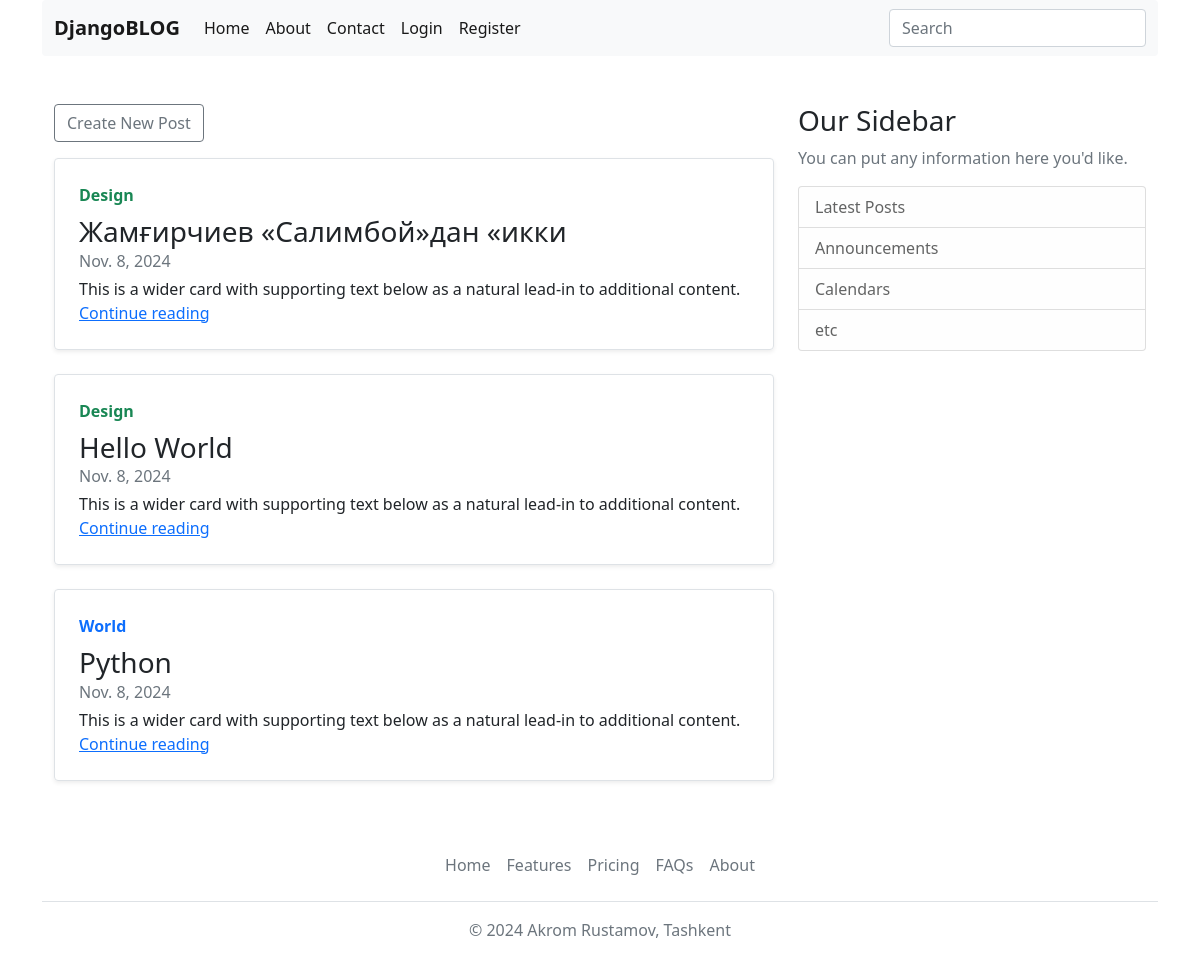
/post/user/, run on an earlier commit of the app's database.
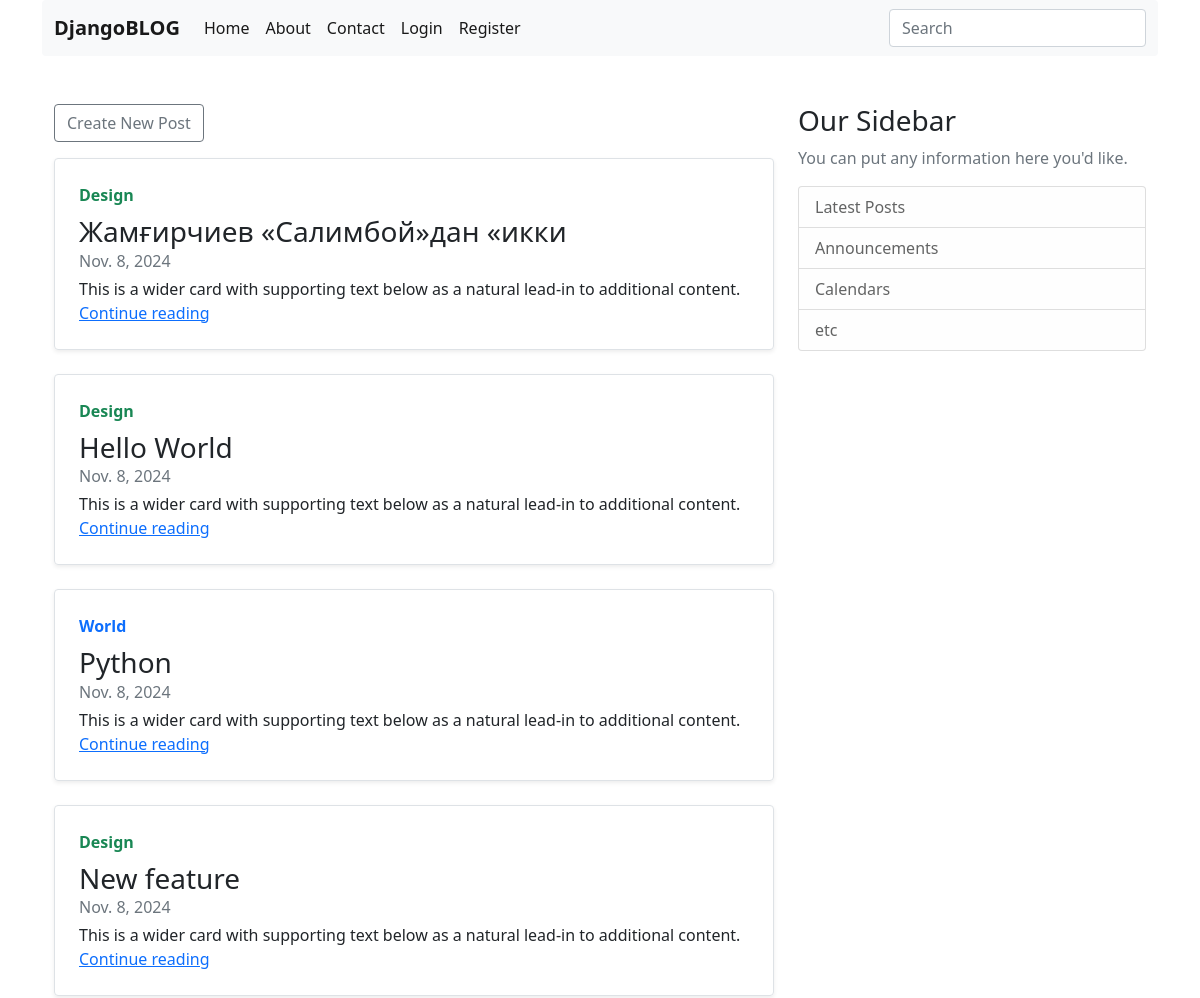
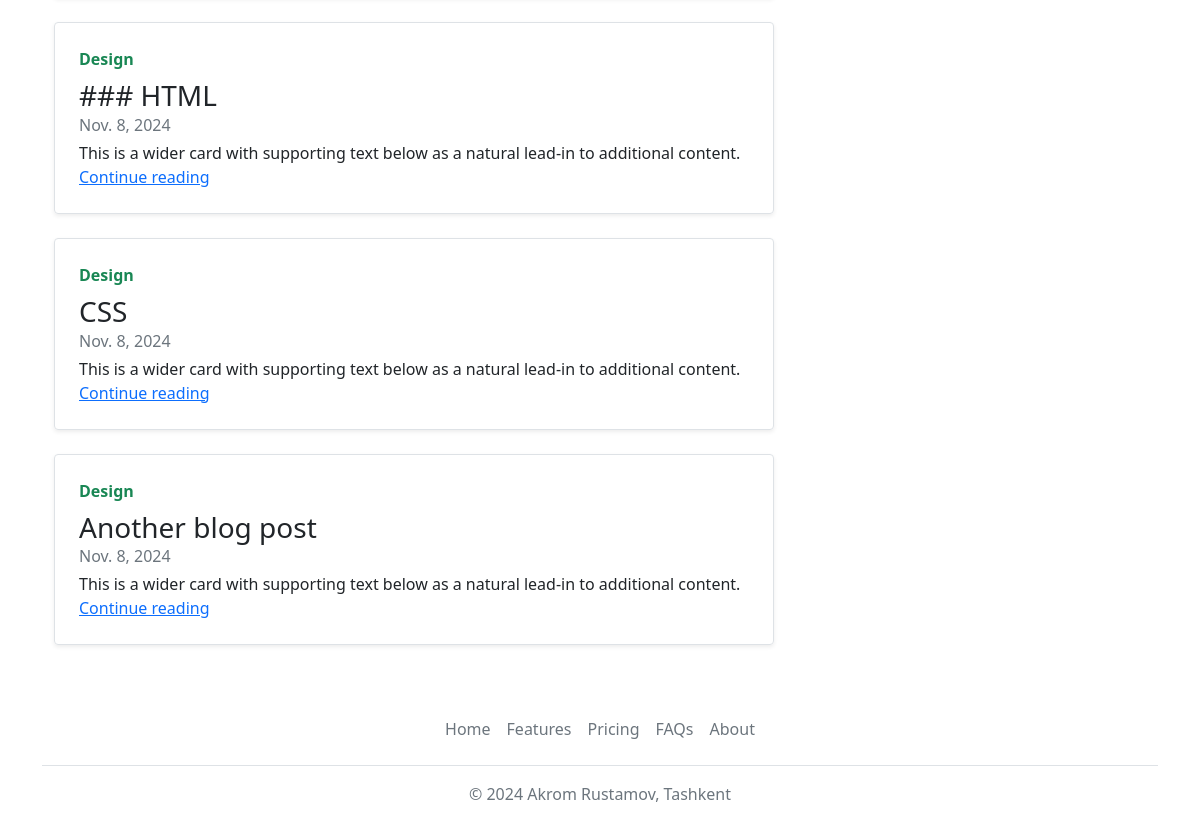
And on a later commit of the database (2 pictures, top to bottom).
### apps/blog/models.py (models this page shows, shortened)
class Post(TimestempedAbstractModel):
    title = models.CharField(max_length=120)
    slug = models.SlugField(max_length=255, unique=True, db_index=True)
    content = models.TextField()
    publisher_at = models.DateField()
    is_active = models.BooleanField(default=False)
    author = models.ForeignKey("User", models.CASCADE, "posts")
    def get_absolute_url(self):
        return reverse("post_detail", kwargs={"slug": self.slug})

### apps/blog/views.py (the view)
# urls.py: path("post/user/", views.UserPostPageView.as_view(), name="user_posts"),
class UserPostPageView(ListView):
    model = Post
    template_name = "blog/user_posts.html"
    context_object_name = "posts"

### templates/blog/user_posts.html (shortened to what this page needs)
{% extends 'base.html' %}
{% load static %}
{% block content %}
    <main role="main" class="container">
      <div class="row">
        <div class="col-md-8">
            {% if post %}
            <h1 class="mb-3">Posts {{ request.user.first_name }} {{ request.user.last_name }}</h1>
            {% else %}
            <a href="{% url 'post_form' %}" class="btn btn-outline-secondary">Create New Post</a>
            {% endif %}
            {% for post in posts %}
            <div class="col-md-12 mt-3 mb-3">
              <div class="row g-0 border rounded overflow-hidden flex-md-row mb-4 shadow-sm h-md-250 position-relative">
                <div class="col p-4 d-flex flex-column position-static">
                  {% if post.is_active %}
                  <strong class="d-inline-block mb-2 text-success">Design</strong>
                  {% else %}
                  <strong class="d-inline-block mb-2 text-primary">World</strong>
                  {% endif %}
                  <h3 class="mb-0">{{ post.title }}</h3>
                  <div class="mb-1 text-muted">{{ post.publisher_at }}</div>
                  <p class="card-text mb-auto">This is a wider card with supporting text below as a natural lead-in to additional content.</p>
                  <a href="{{ post.get_absolute_url }}" class="stretched-link">Continue reading</a>
                </div>
              </div>
            </div>
            {% endfor %}
          </div>
         {% include 'components/latest_posts.html' %}
      </div>
      </main>
{% endblock %}

### templates/base.html (shortened to what this page needs)
{% load static %}
<!DOCTYPE html>
<html>
<head>
    <link rel="stylesheet" href="{% static 'bootstrap/css/bootstrap.min.css' %}">
    <link rel="stylesheet" href="{% static 'bootstrap/js/icons/bootstrap-icons.min.css' %}">
</head>
<body>
    <div class="container">
      {% include 'components/headers.html' %}
      <div class="mt-5">
         <div id="main-content">
           {% block content %}
           {% endblock %}
         </div>
      </div>
      {% include 'components/footers.html' %}
    </div>
</body>
</html>

### templates/components/headers.html (shortened to what this page needs)
<nav class="navbar navbar-expand-lg navbar-light bg-light rounded" aria-label="Eleventh navbar example">
    <div class="container-fluid">
      <a class="navbar-brand" href="{% url 'home' %}"><b>DjangoBLOG</b></a>
      <div class="collapse navbar-collapse" id="navbarsExample09">
        <ul class="navbar-nav me-auto mb-2 mb-lg-0">
          <li class="nav-item">
            <a class="nav-link active" aria-current="page" href="{% url 'home' %}">Home</a>
          </li>
          <li class="nav-item">
            <a class="nav-link active" aria-current="page" href="{% url 'about' %}">About</a>
          </li>
          <li class="nav-item">
            <a class="nav-link active" aria-current="page" href="#">Contact</a>
          </li>
          {% if request.user.is_authenticated %}
            <li class="nav-item">
                <a class="nav-link active" aria-current="page" href="{% url 'post_form' %}">Create</a>
            </li>
            <li class="nav-item">
                <a class="nav-link active" aria-current="page" href="{% url 'profile' %}">Profile</a>
            </li>
            <li class="nav-item">
                <a class="nav-link active" aria-current="page" href="{% url 'logout' %}">Logout</a>
            </li>
            {% else %}
            <li class="nav-item">
                <a class="nav-link active" aria-current="page" href="{% url 'login' %}">Login</a>
            </li>
            <li class="nav-item">
                <a class="nav-link active" aria-current="page" href="{% url 'register' %}">Register</a>
            </li>
          {% endif %}
        </ul>
        <form action="{% url 'home' %}">
          <input class="form-control" type="text" name="search_query" placeholder="Search" aria-label="Search">
        </form>
      </div>
    </div>
  </nav>

### templates/components/latest_posts.html
<div class="col-md-4">
    <div class="content-section">
      <h3>Our Sidebar</h3>
      <p class='text-muted'>You can put any information here you'd like.
        <ul class="list-group">
          <li class="list-group-item list-group-item-light">Latest Posts</li>
          <li class="list-group-item list-group-item-light">Announcements</li>
          <li class="list-group-item list-group-item-light">Calendars</li>
          <li class="list-group-item list-group-item-light">etc</li>
        </ul></p>
  </div>
  </div>

### templates/components/footers.html (shortened to what this page needs)
<footer class="py-3 my-4">
    <ul class="nav justify-content-center border-bottom pb-3 mb-3">
      <li class="nav-item"><a href="#" class="nav-link px-2 text-muted">Home</a></li>
      <li class="nav-item"><a href="#" class="nav-link px-2 text-muted">Features</a></li>
      <li class="nav-item"><a href="#" class="nav-link px-2 text-muted">Pricing</a></li>
      <li class="nav-item"><a href="#" class="nav-link px-2 text-muted">FAQs</a></li>
      <li class="nav-item"><a href="#" class="nav-link px-2 text-muted">About</a></li>
    </ul>
    <p class="text-center text-muted">© 2024 Akrom Rustamov, Tashkent</p>
  </footer>

What changed in the data, as far as the page shows it:
added Post: is_active "Design", title "New feature", publisher_at "Nov. 8, 2024"
added Post: is_active "Design", title "### HTML", publisher_at "Nov. 8, 2024"
added Post: is_active "Design", title "CSS", publisher_at "Nov. 8, 2024"
added Post: is_active "Design", title "Another blog post", publisher_at "Nov. 8, 2024"
